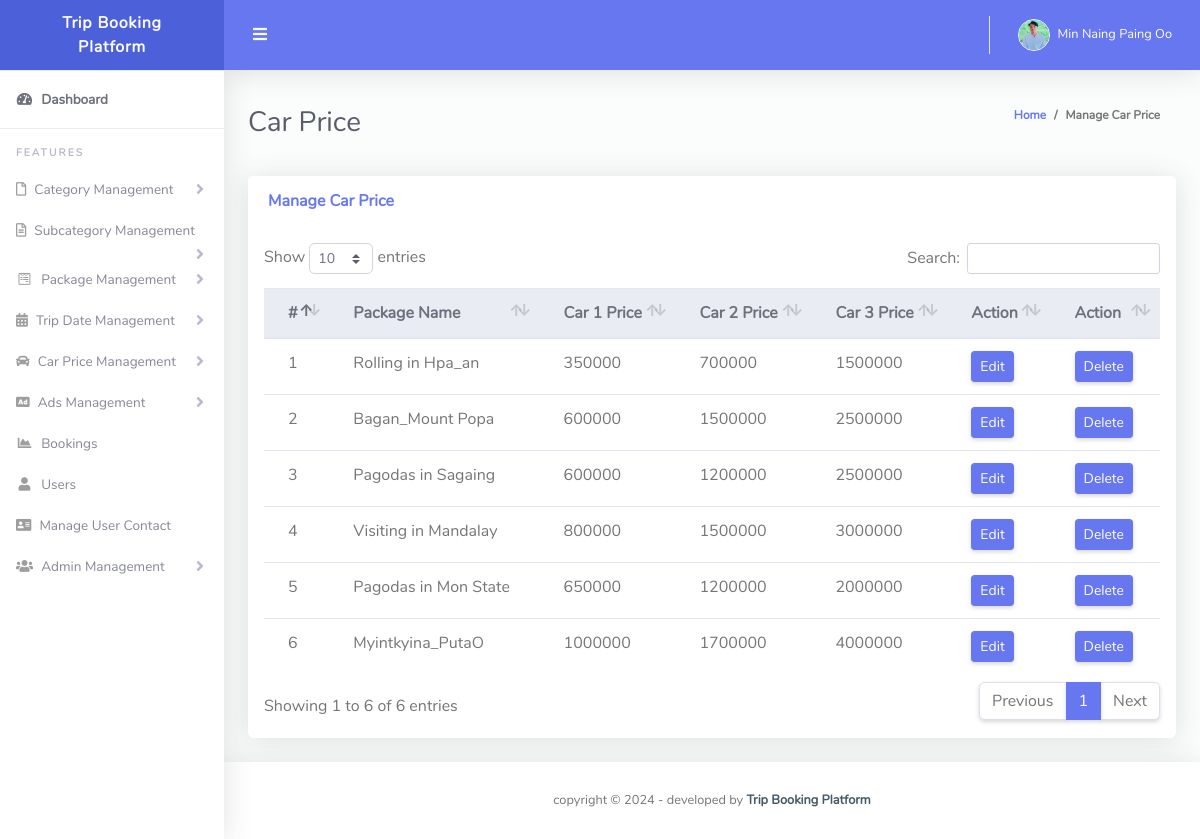
Screenshot of /Admin/manage_car_price.php (signed in) with the database file from the repository.
### tables this page shows
CREATE TABLE `car` (
  `Id` int(11) NOT NULL,
  `PackageId` int(15) NOT NULL,
  `Car1Price` int(11) NOT NULL,
  `Car2Price` int(11) NOT NULL,
  `Car3Price` int(11) NOT NULL
);

CREATE TABLE `package` (
  `PackageId` int(10) NOT NULL,
  `PackageName` varchar(150) NOT NULL,
  `CategoryId` int(15) NOT NULL,
  `SubCatId` int(15) NOT NULL,
  `PackagePrice` bigint(200) NOT NULL,
  `Picture1` varchar(1000) NOT NULL,
  `Picture2` varchar(1000) NOT NULL,
  `Picture3` varchar(1000) NOT NULL,
  `Detail` varchar(4000) NOT NULL,
  `NoOfDay` int(15) NOT NULL
);

### Admin/manage_car_price.php (the view, shortened to what this page needs)
<!DOCTYPE html>
<html lang="en">
<head>
  <link href="vendor/fontawesome-free/css/all.min.css" rel="stylesheet" type="text/css">
  <link href="vendor/bootstrap/css/bootstrap.min.css" rel="stylesheet" type="text/css">
  <link href="css/ruang-admin.min.css" rel="stylesheet">
  <link href="vendor/datatables/dataTables.bootstrap4.min.css" rel="stylesheet">
</head>
<body id="page-top">
  <div id="wrapper">
    <?php include('includes/sidebar.php');?>
    <div id="content-wrapper" class="d-flex flex-column">
      <div id="content">
        <?php  include('includes/header.php');?>
        <div class="container-fluid" id="container-wrapper">
          <div class="d-sm-flex align-items-center justify-content-between mb-4">
            <h1 class="h3 mb-0 text-gray-800">Car Price</h1>
            <ol class="breadcrumb">
              <li class="breadcrumb-item"><a href="index.php">Home</a></li>
              <li class="breadcrumb-item active" aria-current="page">Manage Car Price</li>
            </ol>
          </div>
          <div class="row">
            <div class="col-lg-12">
              <div class="card mb-4">
                <div class="card-header py-3 d-flex flex-row align-items-center justify-content-between">
                  <h6 class="m-0 font-weight-bold text-primary">Manage Car Price</h6>
                </div>
                <div class="table-responsive p-3">
                  <table class="table align-items-center table-flush table-hover" id="dataTableHover">
                    <thead class="thead-light">
                      <tr>
                        <th>#</th>
                        <th >Package Name</th>
                        <th>Car 1 Price</th>
                        <th>Car 2 Price</th>
                        <th>Car 3 Price</th>
                        <th>Action</th>
                        <th>Action</th>
                      </tr>
                    </thead>
                    <tbody>
                    <?php
                    $cn=mysqli_connect("localhost","root","","trip");
                     $s="select car.Id, package.PackageName, car.Car1Price, car.Car2Price, car.Car3Price from car,package where car.PackageId=package.PackageId;";
                     $result=mysqli_query($cn,$s);
                      $cnt=1;
                     while($data=mysqli_fetch_array($result))
                     {
                     ?>
                          <tr>
                            <td><?php echo $cnt;?></td>
                            <td><?php echo $data[1];?></td>
                            <td><?php echo $data[2];?></td>
                            <td><?php echo $data[3];?></td>
                            <td><?php echo $data[4];?></td>
                            <td><a href="update_car_price.php?cid=<?php echo $data[0];?>"><button type="button" class="btn btn-primary btn-sm">Edit</button></a></td>
                            <td><a href="delete_car_price.php?cid=<?php echo $data[0];?>" onclick="return confirm('Do you really want to Delete ?');"><button type="button" class="btn btn-primary btn-sm">Delete</button></a></td>
                          </tr>
                          <?php
                          $cnt=$cnt+1;
                      } ?>
                    </tbody>
                  </table>
                </div>
              </div>
            </div>
          </div>
        </div>
      </div>
      <?php include('includes/footer.php');?>
    </div>
  </div>
</body>
</html>

### Admin/includes/header.php (shortened to what this page needs)
 <nav class="navbar navbar-expand navbar-light bg-navbar topbar mb-4 static-top">
  <button id="sidebarToggleTop" class="btn btn-link rounded-circle mr-3">
    <i class="fa fa-bars"></i>
  </button>
  <ul class="navbar-nav ml-auto">
    <li class="nav-item dropdown no-arrow">
      <?php
      $cn=mysqli_connect("localhost","root","","trip");
      $aid=$_SESSION['aid'];
      $s="select * from admin where Id='".$aid."'";
      $result=mysqli_query($cn,$s);
      while($data=mysqli_fetch_array($result))
      {
      ?>
          <a class="nav-link dropdown-toggle" href="#" id="userDropdown" role="button" data-toggle="dropdown" aria-haspopup="true" aria-expanded="false">
           <?php
           if($data[7]=="avatar15.jpg")
           {
            ?>
            <img class="img-profile rounded-circle"src="img/avatar15.jpg" style="max-width: 60px">
            <?php
          } else {
            ?>
            <img class="img-profile rounded-circle" src="profileimages/<?php  echo $data[7];?>" style="max-width: 60px">
            <?php
          } ?>
          <span class="ml-2 d-none d-lg-inline text-white small"><?php  echo $data[4];?></span>
        </a>
        <?php
      }
     ?>
  </li>
</ul>
</nav>

### rows the page displays
car: PackageId.PackageName "Rolling in Hpa_an", Car1Price "350000", Car2Price "700000", Car3Price "1500000"
car: PackageId.PackageName "Bagan_Mount Popa", Car1Price "600000", Car2Price "1500000", Car3Price "2500000"
car: PackageId.PackageName "Pagodas in Sagaing", Car1Price "600000", Car2Price "1200000", Car3Price "2500000"
car: PackageId.PackageName "Visiting in Mandalay", Car1Price "800000", Car2Price "1500000", Car3Price "3000000"
car: PackageId.PackageName "Pagodas in Mon State", Car1Price "650000", Car2Price "1200000", Car3Price "2000000"
car: PackageId.PackageName "Myintkyina_PutaO", Car1Price "1000000", Car2Price "1700000", Car3Price "4000000"

### other values shown
$data[4] "Min Naing Paing Oo"
